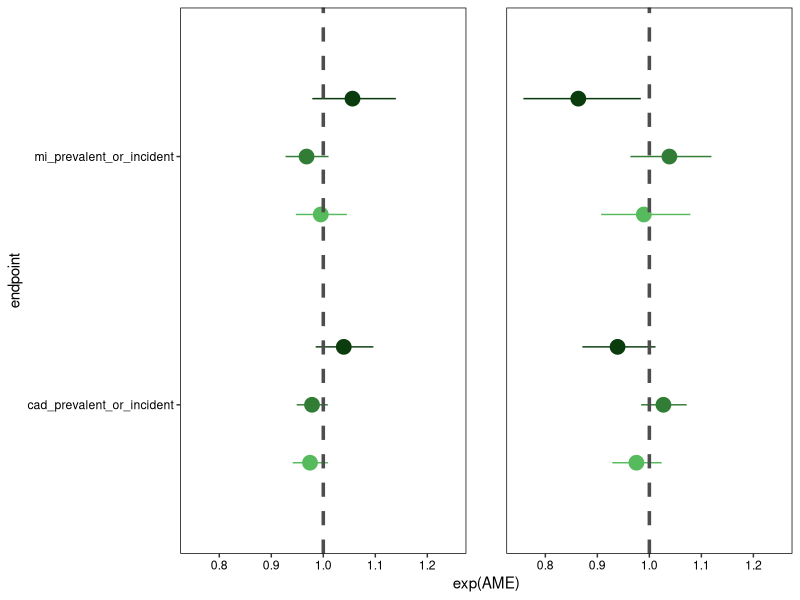
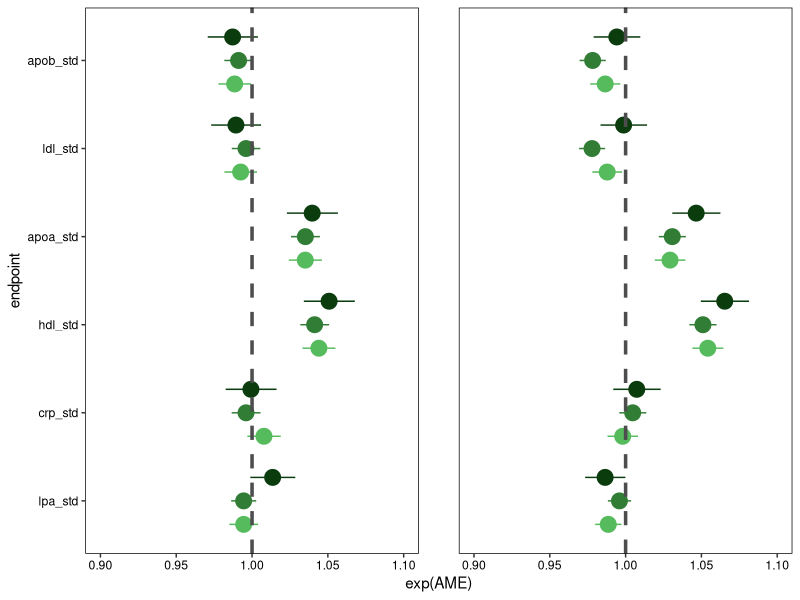

Reproduce these figures in R, in order.
library(ggplot2)


print('Figure 6b,c')

# Cardiovascular
data=read.table('CAD.txt', sep='\t', header=TRUE)

# Factorize data
data$rs1967309_fac=factor(data$rs1967309_fac, levels=c('G/G','A/G','A/A'))
data[data$male==1,'male']='Men'
data[data$male==0,'male']='Women'
data$male=factor(data$male, levels=c('Men','Women'))


data$endpoint=factor(data$endpoint, levels=c('cad_prevalent_or_incident','mi_prevalent_or_incident'))

col_7309=c('#56bb5d','#317d36','#0b3c0e','green')
names(col_7309)=c('G/G','A/G','A/A')
colScale=scale_colour_manual(name='rs1967309_fac', values=col_7309)
cad=data







# Biomarkers

data=read.table('BM.txt', sep='\t', header=TRUE)


data$rs1967309_fac=factor(data$rs1967309_fac, levels=c('G/G','A/G','A/A'))
data[data$male==1,'male']='Men'
data[data$male==0,'male']='Women'
data$male=factor(data$male, levels=c('Men','Women'))
data$endpoint=factor(data$endpoint, levels=c('lpa_std','crp_std','hdl_std','apoa_std','ldl_std','apob_std'))

col_7309=c('#56bb5d','#317d36','#0b3c0e','green')
names(col_7309)=c('G/G','A/G','A/A')
colScale=scale_colour_manual(name='rs1967309_fac', values=col_7309)

bm=data


# Plot results

# png('UK.CAD.png', height=150,width=1200)
pdf('UK.CAD.pdf', height=1.7,width=12)
xlim=range(c(exp(cad$AME),exp(cad$AME-cad$SE*1.959964),exp(cad$AME+cad$SE*1.959964),exp(bm$AME),exp(bm$AME-bm$SE*1.959964),exp(bm$AME+bm$SE*1.959964)))

g=ggplot(cad,aes(col=rs1967309_fac,x=endpoint,y=exp(AME)))+geom_point(position = position_dodge(0.7), size=2)+geom_pointrange(size=1,aes(x=endpoint,ymin=exp(AME-SE*1.959964),ymax=exp(AME+SE*1.959964)),position = position_dodge(0.7))+geom_hline(yintercept=1,linetype='dashed',color='grey30',size=1.2)+ coord_flip()+facet_wrap(~male)+colScale+ylim(c(0.75,1.25))


g=g+ theme_bw()+ theme(strip.text.x=element_blank(),panel.spacing=unit(2,'lines'),panel.grid.major = element_blank(),  panel.grid.minor = element_blank(),  panel.border=element_rect(colour='black', linetype='solid'), axis.text.x=element_text(color='black'),axis.text.y=element_text(color='black'),legend.position="none", axis.text=element_text(color='black'))


print(g)

# png('UK.BM.png', height=380,width=1200)
pdf('UK.BM.pdf', height=4,width=12)
xlim=range(c(exp(cad$AME),exp(cad$AME-cad$SE*1.959964),exp(cad$AME+cad$SE*1.959964),exp(bm$AME),exp(bm$AME-bm$SE*1.959964),exp(bm$AME+bm$SE*1.959964)))

g=ggplot(bm,aes(col=rs1967309_fac,x=endpoint,y=exp(AME)))+geom_point(position = position_dodge(0.8), size=2)+geom_pointrange(size=1.1,aes(x=endpoint,ymin=exp(AME-SE*1.959964),ymax=exp(AME+SE*1.959964)),position = position_dodge(0.8))+geom_hline(yintercept=1,linetype='dashed',color='grey30',size=1.2)+ coord_flip()+facet_wrap(~male)+colScale+ylim(c(0.9,1.1))


g=g+ theme_bw()+ theme(strip.text.x=element_blank(),panel.spacing=unit(2,'lines'),panel.grid.major = element_blank(),  panel.grid.minor = element_blank(),  panel.border=element_rect(colour='black', linetype='solid'), axis.text.x=element_text(color='black'),axis.text.y=element_text(color='black'),legend.position="none", axis.text=element_text(color='black'))


print(g)
